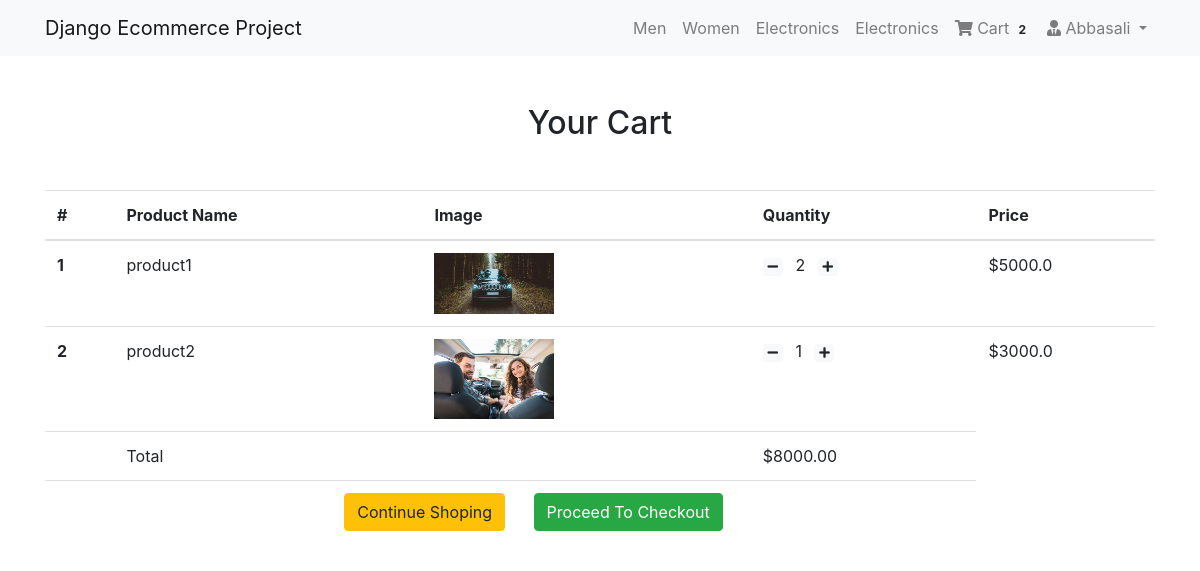
The app's page /cart/ (signed in) with its own data.
### cart/models.py (models this page shows, shortened)
class Order(models.Model):
    orderitems  = models.ManyToManyField(Cart)
    user = models.ForeignKey(User, on_delete=models.CASCADE)
    ordered = models.BooleanField(default=False)
    created = models.DateTimeField(auto_now_add=True)
    def get_totals(self):
        total = 0
        for order_item in self.orderitems.all():
            total += order_item.get_total()
        return total

class Cart(models.Model):
    user = models.ForeignKey(User, on_delete=models.CASCADE)
    item = models.ForeignKey(Product, on_delete=models.CASCADE)
    quantity = models.IntegerField(default=1)
    created = models.DateTimeField(auto_now_add=True)
    def get_total(self):
        total = self.item.price * self.quantity
        floattotal = float("{0:.2f}".format(total))
        return floattotal

### products/models.py (models this page shows, shortened)
class  Product(models.Model):
    mainimage = models.ImageField(upload_to='products/', blank=True)
    name = models.CharField(max_length=300)
    slug = models.SlugField()
    category = models.ForeignKey(Category, on_delete=models.CASCADE)
    preview_text = models.TextField(max_length=200, verbose_name='Preview Text')
    detail_text = models.TextField(max_length=1000, verbose_name='Detail Text')
    price = models.FloatField()

### cart/views.py (the view)
# urls.py: path('cart/', CartView, name='cart-home'),
def CartView(request):
    user = request.user
    carts = Cart.objects.filter(user=user)
    orders = Order.objects.filter(user=user, ordered=False)
    if carts.exists():
        order = orders[0]
        return render(request, 'cart/home.html', {"carts": carts, 'order': order})
    else:
        messages.warning(request, "You do not have an active order")
        return redirect("mainapp:home")

### cart/templatetags/cart_tag.py (called while the page is built)
@register.filter
def cart_total(user):
    order = Order.objects.filter(user=user, ordered=False)
    if order.exists():
    	return order[0].orderitems.count()
    else:
    	return 0

### cart/templates/cart/home.html
{% extends 'products/base.html' %}
{% block content %}
<div class="container my-5">
<div class="my-5">
	<h2 class='text-center'>Your Cart</h2>
</div>
<table class="table table-hover">
  <thead>
    <tr>
      <th scope="col">#</th>
      <th scope="col">Product Name</th>
      <th scope="col">Image</th>
      <th scope="col">Quantity</th>
      <th scope="col">Price</th>
    </tr>
  </thead>
  <tbody>
  	{% for cart in carts %}
    <tr>
      <th scope="row">{{ forloop.counter }}</th>
      <td>{{ cart.item.name }}</td>
      <td> <img src="{{ cart.item.mainimage.url }}" width="120"></td>
      <td>
        <a class="mr-2" href="{% url 'mainapp:decrease-cart' cart.item.slug %}"><span class="badge badge-light"><i class="fas fa-minus"></i></span></a>
      {{ cart.quantity }}
      <a class="ml-2" href="{% url 'mainapp:cart' cart.item.slug %}" ><span class="badge badge-light"><i class="fas fa-plus"></i></span></a>
      </td>
      <td>${{ cart.get_total }}</td>
    </tr>
	{% endfor %}
    <tr>
      <th scope="row"></th>
      <td colspan="2">Total</td>
      <td>${{ order.get_totals| floatformat:2 }}</td>
    </tr>
    <tr>
      <th scope="row"></th>
      <td colspan="3" class="text-center">
        <a href="{% url 'mainapp:home' %}" class="btn btn-warning mr-4" >Continue Shoping</a>
        <a href="#" class="btn btn-success mr-4">Proceed To Checkout</a>
      </td>
    </tr>
  </tbody>
</table>
</div>
{% endblock %}

### products/templates/products/navbar.html (shortened to what this page needs)
{% load cart_tag %}
<nav class="navbar navbar-expand-lg navbar-light bg-light">
  <div class="container">
  <a class="navbar-brand" href="/">Django Ecommerce Project</a>
  <div class="collapse navbar-collapse" id="navbarNav">
    <ul class="navbar-nav ml-auto">
      <li {% if request.path == 'contact' %}class="nav-item active"{% else %}class="nav-item"{% endif %}>
        <a class="nav-link" href="#">Men <span class="sr-only">(current)</span></a>
      </li>
      <li class="nav-item">
        <a class="nav-link" href="#">Women</a>
      </li>
      <li class="nav-item">
        <a class="nav-link" href="#">Electronics</a>
      </li>
       <li class="nav-item">
        <a class="nav-link" href="#">Electronics</a>
      </li>
      {% if request.user.is_authenticated %}
      <li class="nav-item">
        <a class="nav-link" href="{% url 'mainapp:cart-home' %}">
          <i class="fa fa-shopping-cart"></i> Cart
          <span class="badge badge-light">{{ request.user| cart_total }}</span>
        </a>
      </li>
      <li class="nav-item dropdown">
        <a class="nav-link dropdown-toggle" href="#" id="navbarDropdown" role="button" data-toggle="dropdown" aria-haspopup="true" aria-expanded="false">
          <i class="fas fa-user-tie"></i> {{ request.user.username }}
        </a>
      </li>
      {% else %}
       <li class="nav-item">
        <a  class="btn btn-primary" href="/accounts/login/">Login / Register</a>
      </li>
      {% endif %}
    </ul>
  </div>
  </div>
</nav>

### records on screen
Cart: item.name "product1", item.mainimage (picture), quantity "2", get_total "5000.0"
Cart: item.name "product2", item.mainimage (picture), quantity "1", get_total "3000.0"
Order: get_totals "8000.00"

### other values on screen
{{ request.user| cart_total }} "2"
{{ request.user.username }} "Abbasali"
